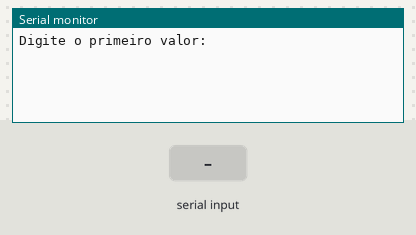
Simulated run of this sketch. Board: Arduino Uno, built with avr-gcc and run on an emulated ATmega328P. On the bench: the last lines printed to the serial monitor. Inputs (shaded band) come from the test bench.

Above: at 1.2 s.
1.3 s: "90,45,200\n" received over Serial
At 1.9 s:
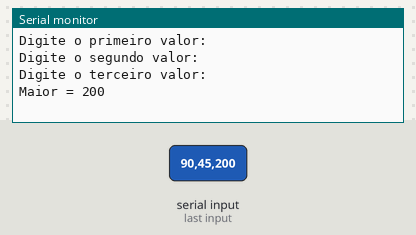
2.8 s: "30,150,10\n" received over Serial
At 5.5 s:
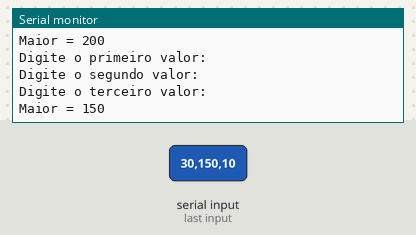

The sketch:

bigger.ino
```cpp
void setup(){Serial.begin(115200);}

void loop()
{
  Serial.println("Digite o primeiro valor: ");
  while(!Serial.available());
  int n1 = Serial.parseInt();

  Serial.println("Digite o segundo valor: ");
  while(!Serial.available());
  int n2 = Serial.parseInt();

  Serial.println("Digite o terceiro valor: ");
  while(!Serial.available());
  int n3 = Serial.parseInt();
/*
  if(n1>n2 && n1>n3){

  Serial.println("Maior = " + String(n1));

  }else if(n2 > n3){

  Serial.println("Maior = " + String(n2));

  }else{

  Serial.println("Maior = " + String(n3));

  }
  */
  int resultado = Maior(n1,n2,n3);
  Serial.println("Maior = " + String(resultado));
  delay(3000);
}


int Maior(int a, int b, int c){

int m;

  if(a>b && a>c){

  m = a;
  }
  else if(b>c){

  m = b;
  }
  else{

  m = c;
  }

  return m;
}
```

Measured:
- after the input at 1.3 s, the serial monitor: prints a new line at once (image 1)
- after the input at 2.8 s, the serial monitor: prints a new line after 1.5 s (image 2)
